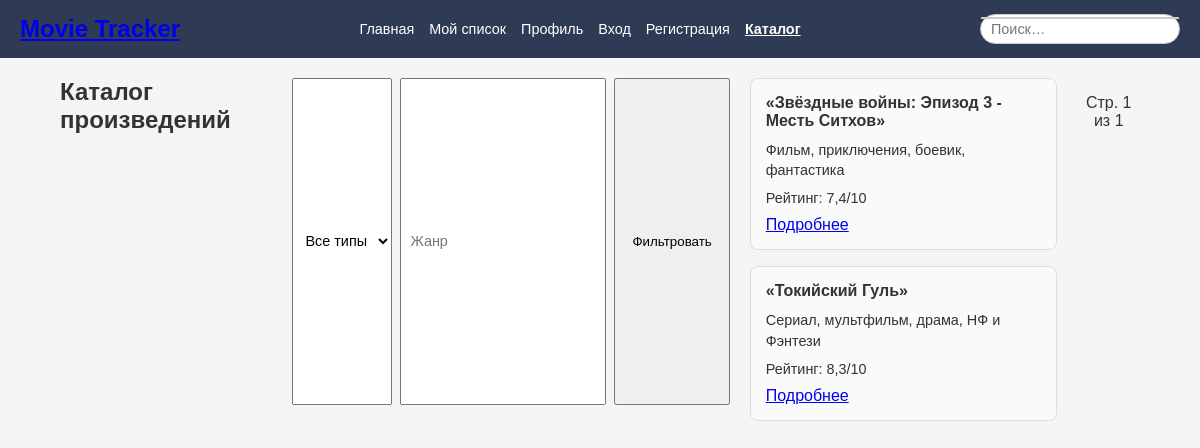
The app's page /works/ with its own data.
### catalog/models.py (models this page shows, shortened)
class Work(models.Model):
    MOVIE = 'movie'
    SERIES = 'series'
    BOOK = 'book'
    TYPE_CHOICES = [
        (MOVIE, 'Фильм'),
        (SERIES, 'Сериал'),
        (BOOK, 'Книга'),
    ]
    title        = models.CharField(max_length=200, verbose_name='Название')
    type         = models.CharField(max_length=10, choices=TYPE_CHOICES, verbose_name='Тип')
    genre        = models.CharField(max_length=100, blank=True, verbose_name='Жанр')
    rating       = models.DecimalField(max_digits=3, decimal_places=1, null=True, blank=True, verbose_name='Рейтинг')
    release_date = models.DateField(null=True, blank=True, verbose_name='Дата релиза')
    objects      = WorkQuerySet.as_manager()
    detail       = models.TextField(blank=True)
    poster_url   = models.URLField(blank=True)
    tmdb_id       = models.PositiveIntegerField(null=True, blank=True, unique=True)
    openlibrary_id= models.CharField(max_length=50, null=True, blank=True, unique=True)
    external_id = models.IntegerField(
        null=True, blank=True, unique=True,
        help_text="TMDB ID, если импортировано из TMDB"
    )
    overview     = models.TextField(blank=True)
    poster_path  = models.CharField(max_length=255, blank=True)
    genres_text  = models.CharField(max_length=255, blank=True,
                                    help_text="Список жанров через запятую")
    external_id = models.CharField(
        max_length=20, unique=True, null=True, blank=True,
        help_text="TMDB external id вида 'movie:123' / 'tv:456'"
    )
    google_id   = models.CharField(
        max_length=40, blank=True, null=True, unique=True,
        help_text='ID тома в Google Books'
    )

### catalog/views.py (the view)
# urls.py: path('works/', works_list_view, name='works_list'),
def works_list_view(request):
    work_type = request.GET.get('type', '') or ''
    genre     = request.GET.get('genre', '').strip()
    qs = Work.objects.of_type(work_type) \
                     .of_genre(genre) \
                     .order_by('title')
    page = request.GET.get('page', 1)
    paginator = Paginator(qs, 12)
    works = paginator.get_page(page)
    return render(request, 'works_list.html', {
        'works': works,
        'type_choices': Work.TYPE_CHOICES,
        'current_type': work_type,
        'current_genre': genre,
    })

### catalog/models.py (called while the page is built)
    def of_type(self, t):
        return self.filter(type=t) if t else self

    def of_genre(self, g):
        return self.filter(genre__icontains=g) if g else self

### templates/works_list.html (shortened to what this page needs)
{% extends "base.html" %}
{% load static %}
{% block content %}
<div class="container">
  <h2>Каталог произведений</h2>
  <form method="get" class="filter-form">
    <select name="type">
      <option value="">Все типы</option>
    </select>
    <input type="text" name="genre" placeholder="Жанр"
           value="{{ current_genre }}" />
    <button type="submit">Фильтровать</button>
  </form>
  <div class="works-grid">
    {% for work in works %}
      <div class="card">
        <h3>«{{ work.title }}»</h3>
        <p>{{ work.get_type_display }}{% if work.genre %}, {{ work.genre }}{% endif %}</p>
        {% if work.rating %}<p>Рейтинг: {{ work.rating }}/10</p>{% endif %}
        <a href="{% url 'work_detail' work.pk %}">Подробнее</a>
      </div>
    {% empty %}
      <p>Ничего не найдено.</p>
    {% endfor %}
  </div>
  <div class="pagination">
    <span>Стр. {{ works.number }} из {{ works.paginator.num_pages }}</span>
  </div>
</div>
{% endblock %}

### static/css/main.css (style rules this page uses)
* { margin: 0; padding: 0; box-sizing: border-box; }
body { font-family: Arial, sans-serif; background-color: #f5f5f5; color: #333; }
.container { width: 90%; max-width: 1200px; margin: 20px auto; display: flex; gap: 20px; }
.card { background-color: #fafafa; border: 1px solid #ddd; border-radius: 8px; padding: 15px; display: flex; flex-direction: column; justify-content: space-between; }
.card h3 { font-size: 1rem; margin-bottom: 10px; }
.card p { font-size: 0.9rem; margin-bottom: 8px; line-height: 1.4; }
.pagination { margin-top: 1rem; text-align: center; }
.works-grid { display: grid; grid-template-columns: repeat(auto-fill, minmax(180px, 1fr)); gap: 1rem; }
.filter-form { margin-bottom: 1rem; display: flex; gap: .5rem; }
.filter-form select, .filter-form input { padding: .5rem; font-size: .9rem; }
.filter-form button { padding: .5rem 1rem; cursor: pointer; }

### records on screen
Work: title "Звёздные войны: Эпизод 3 - Месть Ситхов", type "Фильм", genre "приключения, боевик, фантастика", rating "7,4"
Work: title "Токийский Гуль", type "Сериал", genre "мультфильм, драма, НФ и Фэнтези", rating "8,3"

### other values on screen
{{ works.number }} "1"
{{ works.paginator.num_pages }} "1"
